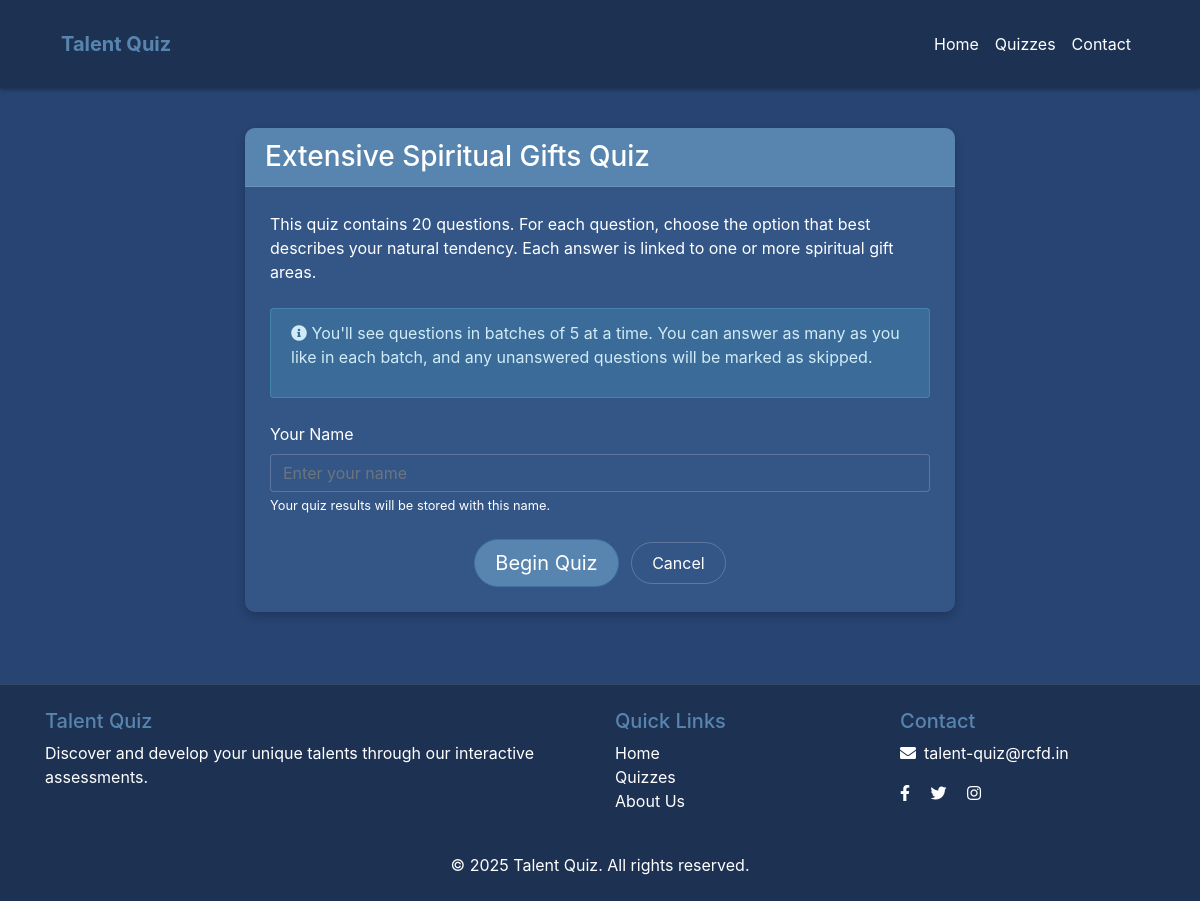
Page /quiz/1/start/ on the committed database.
### app/models.py (models this page shows, shortened)
class Quiz(models.Model):
    title = models.CharField(max_length=255)
    description = models.TextField(blank=True, null=True)
    created_at = models.DateTimeField(auto_now_add=True)
    class Meta:
        verbose_name_plural = "Quizzes"

### app/views.py (the view, shortened to what this page needs)
# urls.py: path('quiz/<int:quiz_id>/start/', quiz_start, name='quiz-start'),
@csrf_exempt
def quiz_start(request, quiz_id):
    quiz = get_object_or_404(Quiz, id=quiz_id)
    client_ip = get_client_ip(request)
    return render(request, 'app/quiz_start.html', {'quiz': quiz})

### app/utils.py (called while the page is built)
def get_client_ip(request):
    x_forwarded_for = request.META.get('HTTP_X_FORWARDED_FOR')
    if x_forwarded_for:
        ip = x_forwarded_for.split(',')[0]
    else:
        ip = request.META.get('REMOTE_ADDR')
    return ip

### app/templates/app/quiz_start.html (shortened to what this page needs)
{% extends 'base.html' %}
{% block content %}
<div class="container">
    <div class="row">
        <div class="col-md-8 offset-md-2">
            <div class="card">
                <div class="card-header bg-primary text-white">
                    <h1 class="h3 mb-0">{{ quiz.title }}</h1>
                </div>
                <div class="card-body">
                    {% if quiz.description %}
                    <div class="mb-4">
                        <p>{{ quiz.description }}</p>
                    </div>
                    {% endif %}
                    <div class="alert alert-info">
                        <p><i class="fas fa-info-circle"></i> You'll see questions in batches of 5 at a time. You can answer as many as you like in each batch, and any unanswered questions will be marked as skipped.</p>
                    </div>
                    <form method="post" class="mt-4">
                        <div class="form-group mb-4">
                            <label for="user_name">Your Name</label>
                            <input type="text" class="form-control" id="user_name" name="user_name" placeholder="Enter your name" required>
                            <small class="form-text text-muted">Your quiz results will be stored with this name.</small>
                        </div>
                        <div class="text-center">
                            <button type="submit" class="btn btn-primary btn-lg">Begin Quiz</button>
                            <a href="{% url 'app:home' %}" class="btn btn-outline-secondary ml-2">Cancel</a>
                        </div>
                    </form>
                </div>
            </div>
        </div>
    </div>
</div>
{% endblock %}

### static/css/theme.css (style rules this page uses)
html, body { background-color: #2F2420; color: #F9F9F9; }
:root { --primary: #5885AF; --primary-light: #C3E0E5; --primary-dark: #41729F; --bg-dark: #274472; --bg-darker: #1D3253; --bg-card: #335687; --text-light: #FFFFFF; --text-dark: #274472; --accent: #C3E0E5; --accent-light: #E1F1F4; --accent-dark: #8BB9C7; --success: #4CAF50; --warning: #FFC107; --danger: #F44336; --info: #2196F3; --success-bg: rgba(76, 175, 80, 0.2); --success-border: rgba(76, 175, 80, 0.3); --success-text: #c3e6c4; --info-bg: rgba(91, 192, 222, 0.2); --info-border: rgba(91, 192, 222, 0.3); --info-text: #d1ecf6; --warning-bg: rgba(240, 173, 78, 0.2); --warning-border: rgba(240, 173, 78, 0.3); --warning-text: #f5e2c6; --danger-bg: rgba(217, 83, 79, 0.2); --danger-border: rgba(217, 83, 79, 0.3); --danger-text: #f8d7da; --bs-primary: var(--primary); --bs-secondary: var(--bg-card); --bs-success: #4CAF50; --bs-info: #5bc0de; --bs-warning: #f0ad4e; --bs-danger: #d9534f; --bs-light: var(--accent); --bs-dark: var(--bg-dark); }
.bg-primary { background-color: var(--primary) !important; }
.bg-dark { background-color: var(--bg-dark) !important; }
.text-muted { color: var(--text-muted) !important; }
.alert-info { background-color: var(--info-bg); border-color: var(--info-border); color: var(--info-text); }
.btn-primary { background-color: var(--primary); border-color: var(--primary-dark); color: var(--text-light); }
.form-control { background-color: var(--bg-card); border: 1px solid rgba(255, 255, 255, 0.2); color: var(--text-light); }
.card { background-color: var(--bg-card); border: none; border-radius: 10px; box-shadow: 0 4px 12px rgba(0, 0, 0, 0.2); }
.card-header { background-color: var(--bg-darker) !important; border-bottom: 1px solid rgba(255, 255, 255, 0.1); color: var(--text-light); }
.card-body { color: var(--text-light); }

### static/css/style.css (style rules this page uses)
.card { transition: transform 0.2s ease; box-shadow: 0 4px 10px rgba(0, 0, 0, 0.2); border: none; background-color: var(--bg-card); color: var(--text-light); border-radius: 10px; overflow: hidden; }
.card-header { background-color: var(--bg-darker) !important; color: var(--text-light) !important; border-bottom: 1px solid rgba(255, 255, 255, 0.1); }
.card-body { padding: 25px; }
.btn-primary { background-color: var(--primary); border-color: var(--primary-dark); color: var(--text-light); border-radius: 25px; padding: 8px 20px; transition: all 0.2s ease; }
.btn-outline-secondary { color: var(--text-light); border-color: rgba(255, 255, 255, 0.2); background-color: transparent; border-radius: 25px; padding: 8px 20px; transition: all 0.2s ease; }
.bg-primary { background-color: var(--primary) !important; }
.bg-dark { background-color: var(--bg-dark) !important; }
a { color: var(--primary); transition: color 0.2s ease; }

### rows in the picture
Quiz: title "Extensive Spiritual Gifts Quiz", description "This quiz contains 20 questions. For each question, choose the option that best describes your natural tendency. Each answer is linked to one or more spiritual gift areas."
